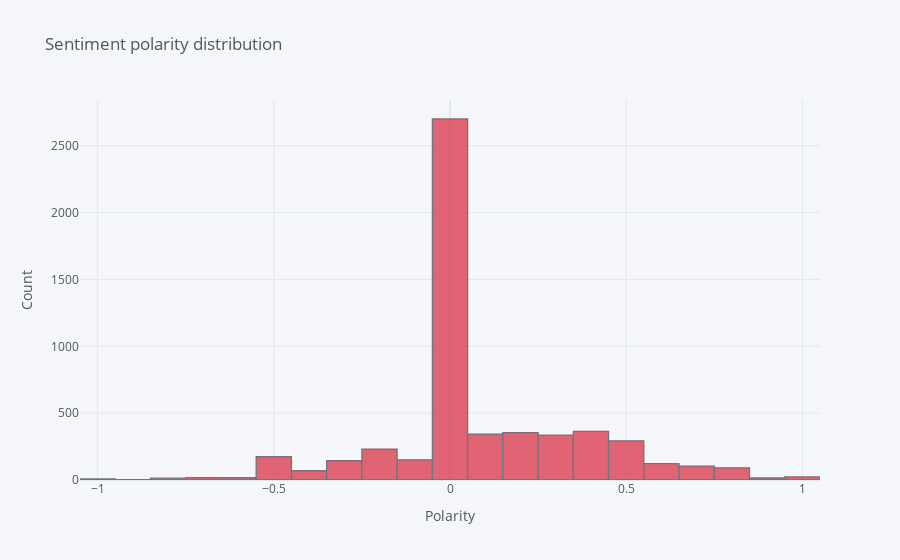

Notebook cell for this chart:
### Code cell
data['Polaritate'].iplot(kind = 'hist', colors = 'red', bins = 30, 
                         xTitle = 'Polarity', yTitle = 'Count',
                         title = 'Sentiment polarity distribution')

### Figure 1 — Plotly figure (JSON) as saved in the notebook; plotly's stock layout.template omitted (floating-point values rounded to 4 significant figures; data arrays with more than 128 entries replaced by an {"elided": "..."} marker saying what was removed)
{"data": [{"histfunc": "count", "histnorm": "", "marker": {"color": "rgba(219, 64, 82, 1.0)", "line": {"color": "#4D5663", "width": 1.3}}, "name": "Polaritate", "nbinsx": 30, "opacity": 0.8, "orientation": "v", "type": "histogram", "x": {"elided": "5572 float values"}}], "layout": {"barmode": "overlay", "legend": {"bgcolor": "#F5F6F9", "font": {"color": "#4D5663"}}, "paper_bgcolor": "#F5F6F9", "plot_bgcolor": "#F5F6F9", "title": {"font": {"color": "#4D5663"}, "text": "Sentiment polarity distribution"}, "xaxis": {"gridcolor": "#E1E5ED", "showgrid": true, "tickfont": {"color": "#4D5663"}, "title": {"font": {"color": "#4D5663"}, "text": "Polarity"}, "zerolinecolor": "#E1E5ED"}, "yaxis": {"gridcolor": "#E1E5ED", "showgrid": true, "tickfont": {"color": "#4D5663"}, "title": {"font": {"color": "#4D5663"}, "text": "Count"}, "zerolinecolor": "#E1E5ED"}}}
